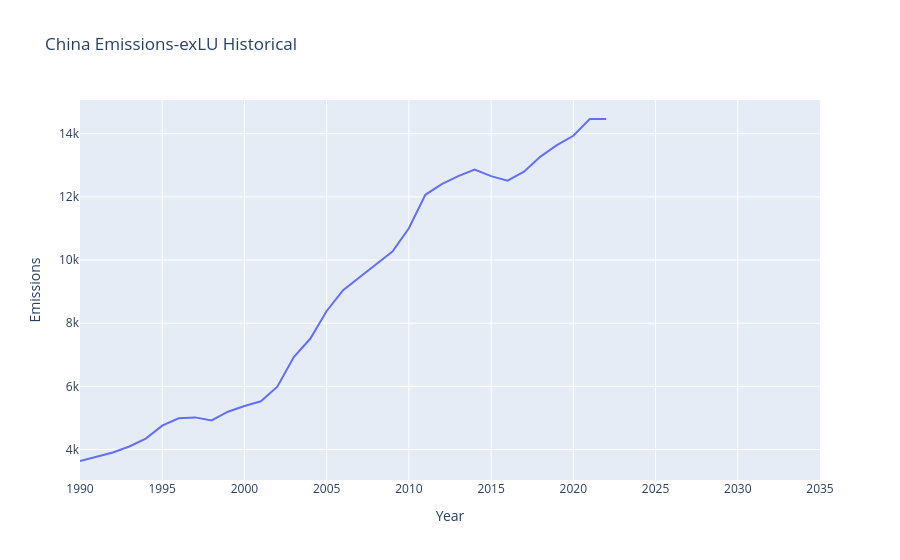

Notebook code cell kept with this figure:
### Code cell
fig = px.line(china_historical_melted, x='Year', y='Emissions', title='China Emissions-exLU Historical')
fig.show()

### Figure 1 — Plotly figure (JSON) as saved in the notebook; plotly's stock layout.template omitted (floating-point values rounded to 4 significant figures)
{"data": [{"hovertemplate": "Year=%{x}<br>Emissions=%{y}<extra></extra>", "legendgroup": "", "line": {"color": "#636efa", "dash": "solid"}, "marker": {"symbol": "circle"}, "mode": "lines", "name": "", "orientation": "v", "showlegend": false, "type": "scatter", "x": [NaN, NaN, 1990.0, 1991.0, 1992.0, 1993.0, 1994.0, 1995.0, 1996.0, 1997.0, 1998.0, 1999.0, 2000.0, 2001.0, 2002.0, 2003.0, 2004.0, 2005.0, 2006.0, 2007.0, 2008.0, 2009.0, 2010.0, 2011.0, 2012.0, 2013.0, 2014.0, 2015.0, 2016.0, 2017.0, 2018.0, 2019.0, 2020.0, 2021.0, 2022.0, 2023.0, 2024.0, 2025.0, 2026.0, 2027.0, 2028.0, 2029.0, 2030.0, 2031.0, 2032.0, 2033.0, 2034.0, 2035.0], "xaxis": "x", "y": [NaN, NaN, 3636.0, 3780.0, 3906.0, 4095.0, 4344.0, 4754.0, 4989.0, 5017.0, 4919.0, 5197.0, 5379.0, 5529.0, 5988.0, 6927.0, 7506.0, 8387.0, 9045.0, 9454.0, 9871.0, 10270.0, 11010.0, 12070.0, 12400.0, 12660.0, 12860.0, 12660.0, 12520.0, 12800.0, 13280.0, 13640.0, 13940.0, 14470.0, 14460.0, NaN, NaN, NaN, NaN, NaN, NaN, NaN, NaN, NaN, NaN, NaN, NaN, NaN], "yaxis": "y"}], "layout": {"legend": {"tracegroupgap": 0}, "title": {"text": "China Emissions-exLU Historical"}, "xaxis": {"anchor": "y", "domain": [0, 1], "title": {"text": "Year"}}, "yaxis": {"anchor": "x", "domain": [0, 1], "title": {"text": "Emissions"}}}}
